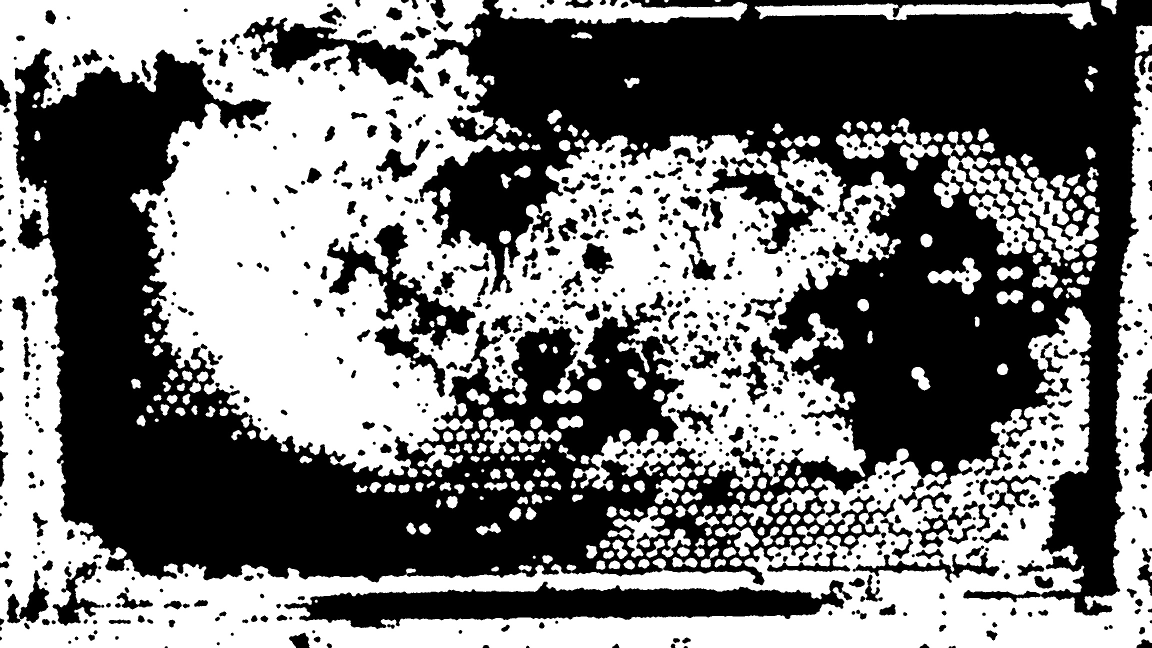
#> input picture a_processed_images/region_growing/h2r4/hive2_rpi4_240423-212701Z_final_mask.jpg, 2304 x 1296 px (shown at 1/2 size); its folder holds only this picture in this run
$ jupyter execute contour_finding.ipynb
#> lines starting #> are read from the running program, lines starting #| are printed output that depends on the picture; after the words box and inside, x2 and y2 are one past the last pixel; in counts of white or black regions, pixels touching at a corner belong together
[cell 1]
import cv2
import numpy as np
import matplotlib.pyplot as plt
import glob
import pathlib

[cell 2]
method = 'region_growing'
rpi = 'h2r4'
format = 'jpg'
if method == 'ilastik': format = 'bmp'

path_to_processed = sorted(glob.glob('a_processed_images/'+ method + '/' + rpi + '/*.' + format))
path_to_original = sorted(glob.glob('annotated_masks/' + rpi + '/*.jpg'))
names = [pathlib.Path(x).stem for x in path_to_original]

path_to_final_mask = 'a_found_masks/' + method + '/' + rpi + '/'

[cell 3]
processed_imgs = [cv2.imread(x, cv2.IMREAD_GRAYSCALE) for x in path_to_processed]
#> processed_imgs = 1 item
n = 0

for mask in processed_imgs:
    final_mask = np.ones_like(mask)*255
    if method == 'ilastik':
        mask = cv2.threshold(mask, 1.5, 255, cv2.THRESH_BINARY)[1]
        mask = ~mask
    img_contour = (mask).astype(np.uint8) #convert to uint8 because findContours only accepts uint8
    contours, _ = cv2.findContours(img_contour, cv2.RETR_EXTERNAL, cv2.CHAIN_APPROX_SIMPLE) #find contours
    contours = [x for x in contours if cv2.contourArea(x) > 120000]
    contours = sorted(contours, key=cv2.contourArea, reverse=True)[:2] #get the 2 biggest contour
    # final_mask = cv2.cvtColor(final_mask, cv2.COLOR_GRAY2BGR) #convert to BGR because drawContours only accepts BGR
    cv2.drawContours(final_mask, contours, -1, (0, 0, 0), -1) #draw the biggest contour
    # [8 lines of commented-out code are left out]
    cv2.imwrite(path_to_final_mask + names[n] + '_final_mask.jpg', ~final_mask)
    n += 1
#> this loop made 1 pass
#> n on pass 1: 1
#> pass 1, `cv2.imwrite(path_to_final_mask + names[n] + '_final_mask.jpg', ~final_..`:
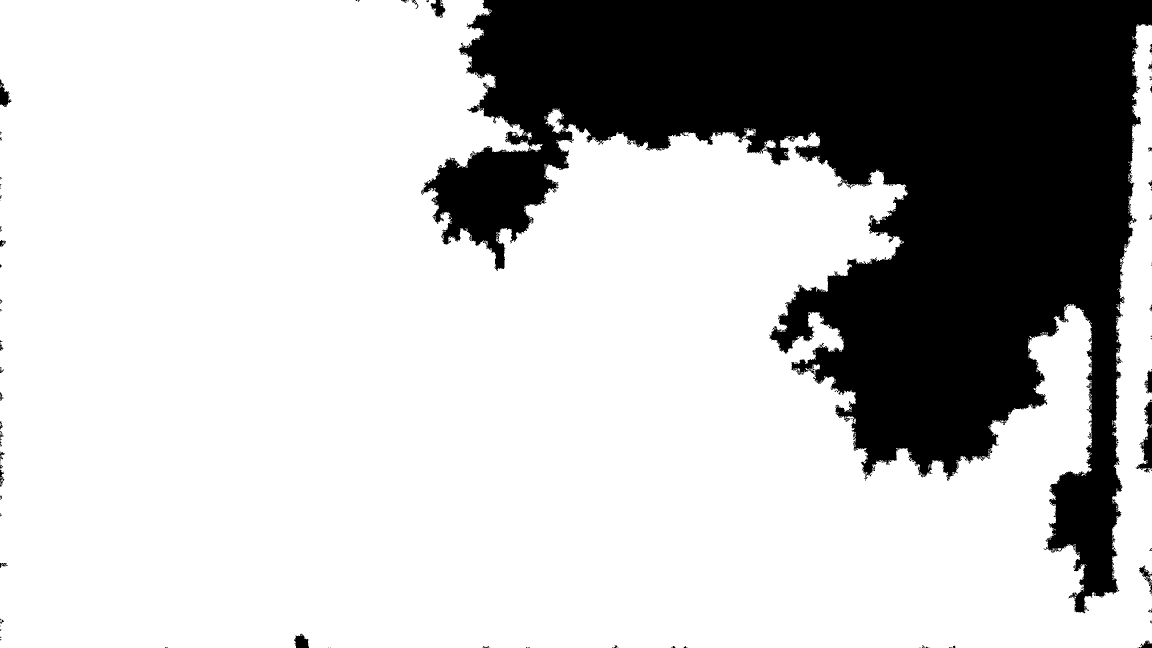
#> saved as hive2_rpi4_240423-212701Z_final_mask_final_mask.jpg: shape (1296, 2304) (shown at 1/2 size); 74.5% white; 117 black regions (84 under 20 px), largest, box (x1, y1, x2, y2) and area: (842, 0, 2304, 1227) 753617, (2271, 799, 2304, 945) 1921, (0, 159, 23, 214) 634
#> img_contour is the input picture: shape (1296, 2304); min 0, max 255, mean 122.4
#> after the loop, n = 1


    ### THE COMMENTED LINES ARE FOR THE PLOTTING OF THE CONTOUR, THE CENTROID AND THE AREA OF THE CONTOUR
    ### IF YOU WANT TO DO THE XOR ACCURACY, YOU NEED TO KEEP THEM COMMENTED
    ### IF YOU WANT TO ACTUALLY HAVE THE CONTOUR, CENTROID AND AREA PLOTTED, YOU NEED TO UNCOMMENT THEM


$ run again, on a_processed_images/region_growing/h2r4/hive2_rpi4_240424-080301Z_final_mask.jpg
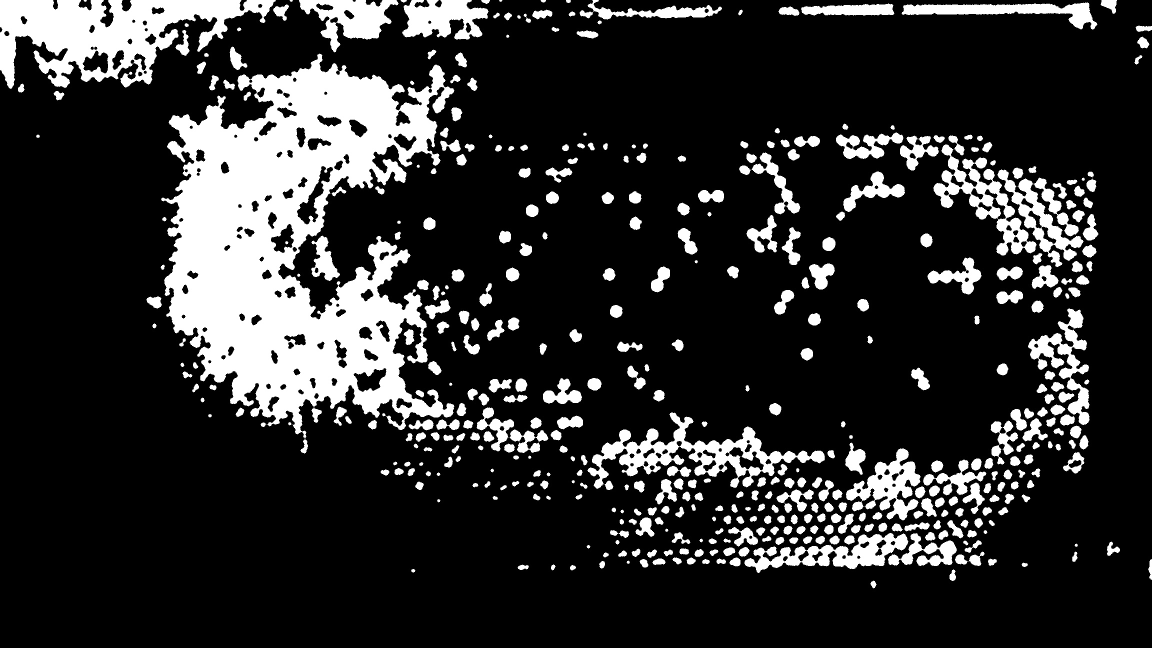
#> input picture a_processed_images/region_growing/h2r4/hive2_rpi4_240424-080301Z_final_mask.jpg, 2304 x 1296 px (shown at 1/2 size)
#> processed_imgs = 1 item
#> the loop `for mask in processed_imgs:` made 1 pass
#> n on pass 1: 1
#> pass 1, `cv2.imwrite(path_to_final_mask + names[n] + '_final_mask.jpg', ~final_..`:
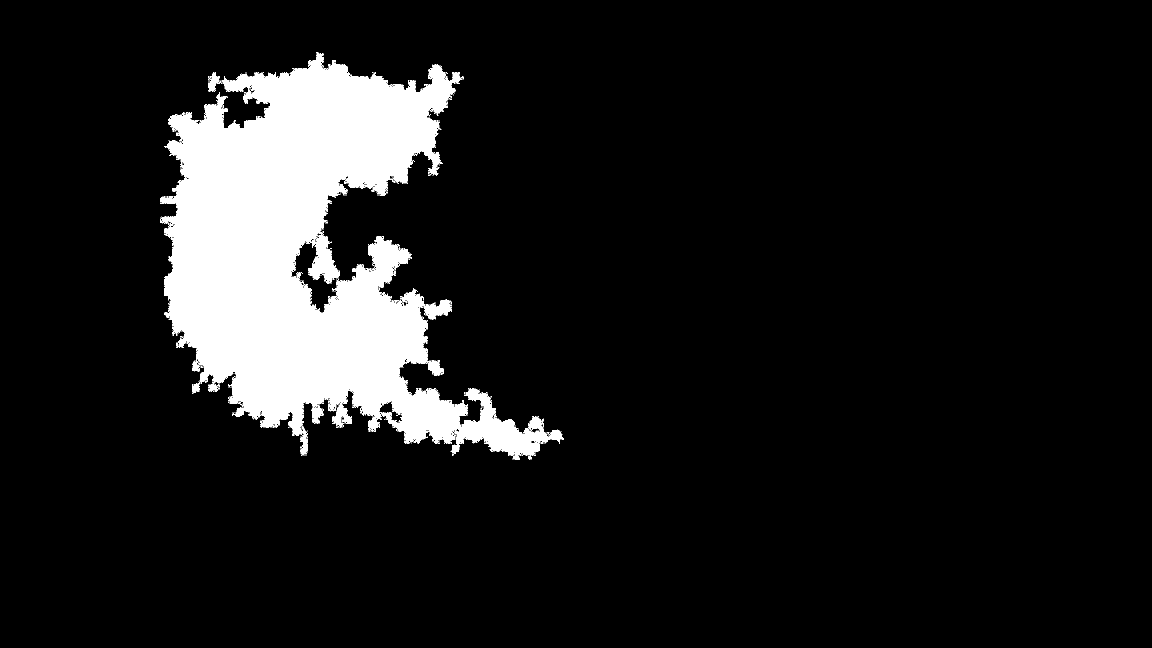
#> saved as hive2_rpi4_240424-080301Z_final_mask_final_mask.jpg: shape (1296, 2304) (shown at 1/2 size); 10.3% white; 1 white region, box (x1, y1, x2, y2) and area: (320, 104, 1128, 920) 306513
#> after the loop `for mask in processed_imgs:`:
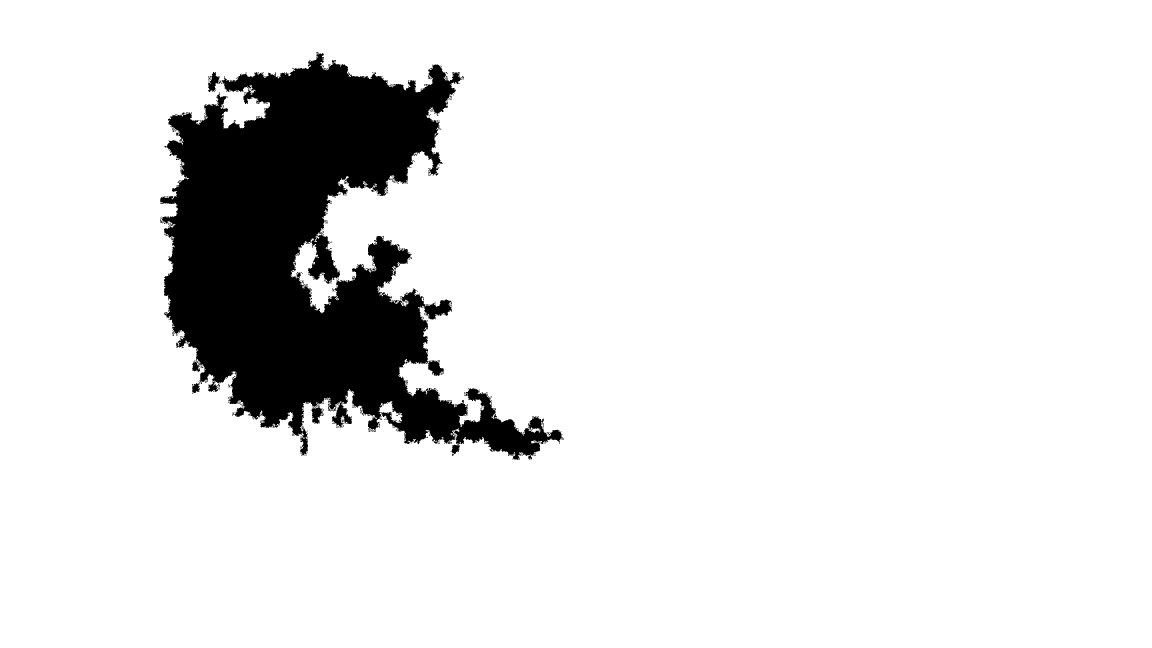
#> final_mask: shape (1296, 2304) (shown at 1/2 size); 89.7% white; 1 black region, box (x1, y1, x2, y2) and area: (320, 104, 1128, 920) 306513
#> img_contour is the input picture: shape (1296, 2304); min 0, max 255, mean 46.1
#> after the loop `for mask in processed_imgs:`: n = 1

$ run again, on a_processed_images/region_growing/h2r4/hive2_rpi4_240424-165701Z_final_mask.jpg
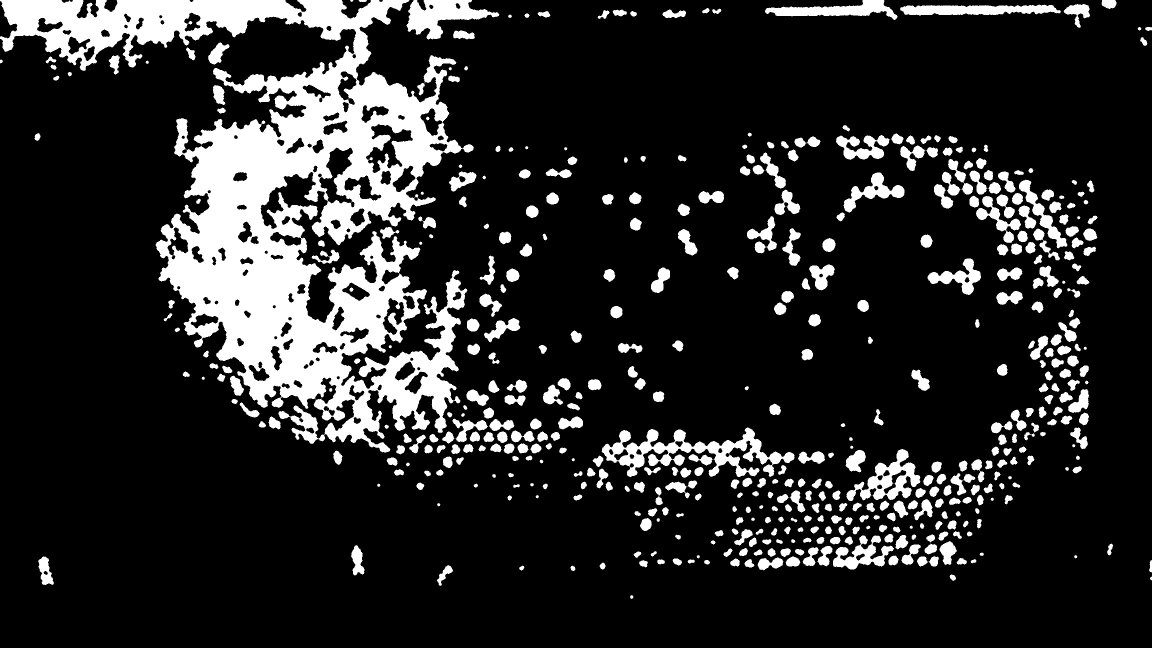
#> input picture a_processed_images/region_growing/h2r4/hive2_rpi4_240424-165701Z_final_mask.jpg, 2304 x 1296 px (shown at 1/2 size)
#> processed_imgs = 1 item
#> the loop `for mask in processed_imgs:` made 1 pass
#> n on pass 1: 1
#> pass 1, `cv2.imwrite(path_to_final_mask + names[n] + '_final_mask.jpg', ~final_..`:
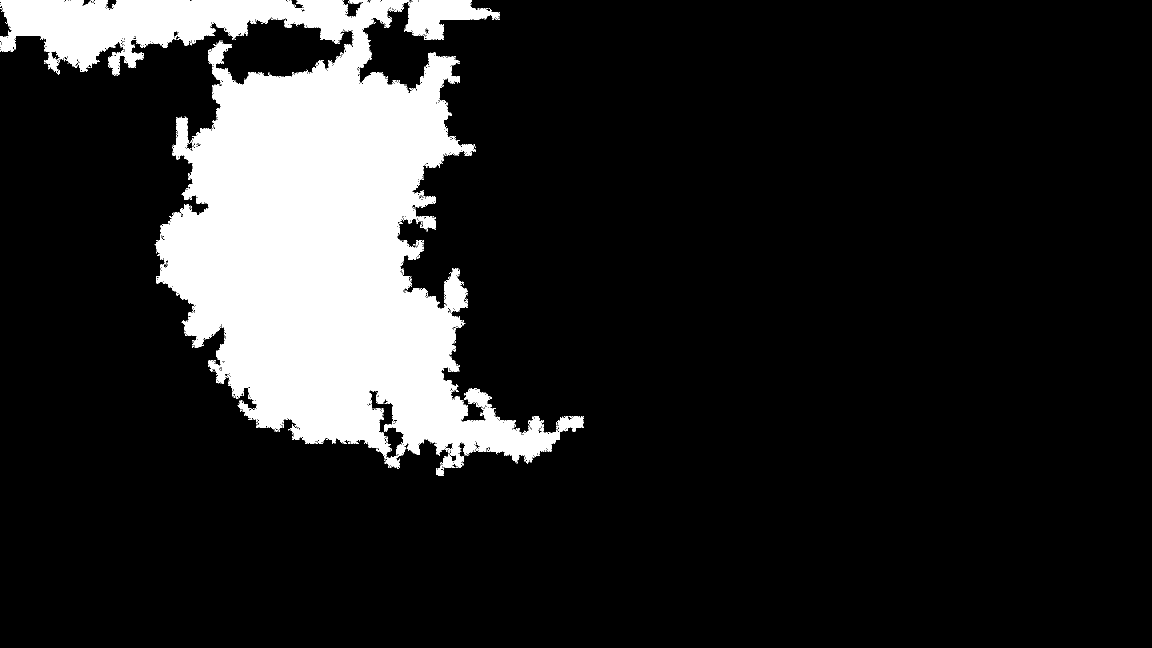
#> saved as hive2_rpi4_240424-165701Z_final_mask_final_mask.jpg: shape (1296, 2304) (shown at 1/2 size); 14.8% white; 1 white region, box (x1, y1, x2, y2) and area: (0, 0, 1168, 952) 441128
#> after the loop `for mask in processed_imgs:`:
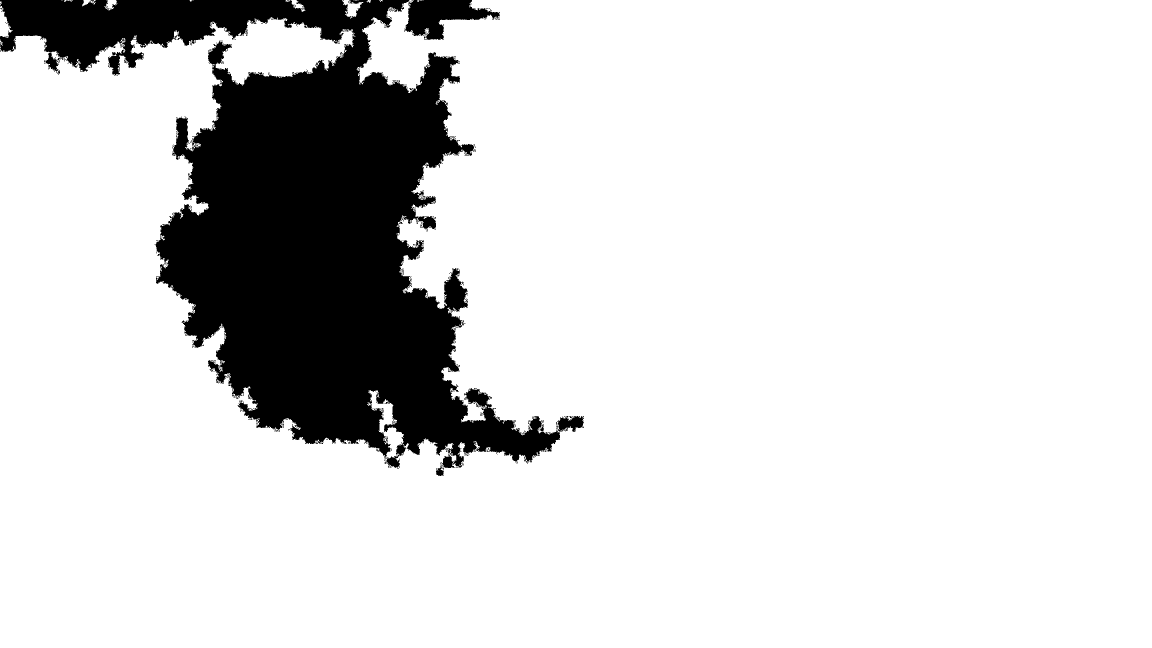
#> final_mask: shape (1296, 2304) (shown at 1/2 size); 85.2% white; 1 black region, box (x1, y1, x2, y2) and area: (0, 0, 1168, 952) 441128
#> img_contour is the input picture: shape (1296, 2304); min 0, max 255, mean 41
#> after the loop `for mask in processed_imgs:`: n = 1

$ run again, on a_processed_images/region_growing/h2r4/hive2_rpi4_240423-224701Z_final_mask.jpg
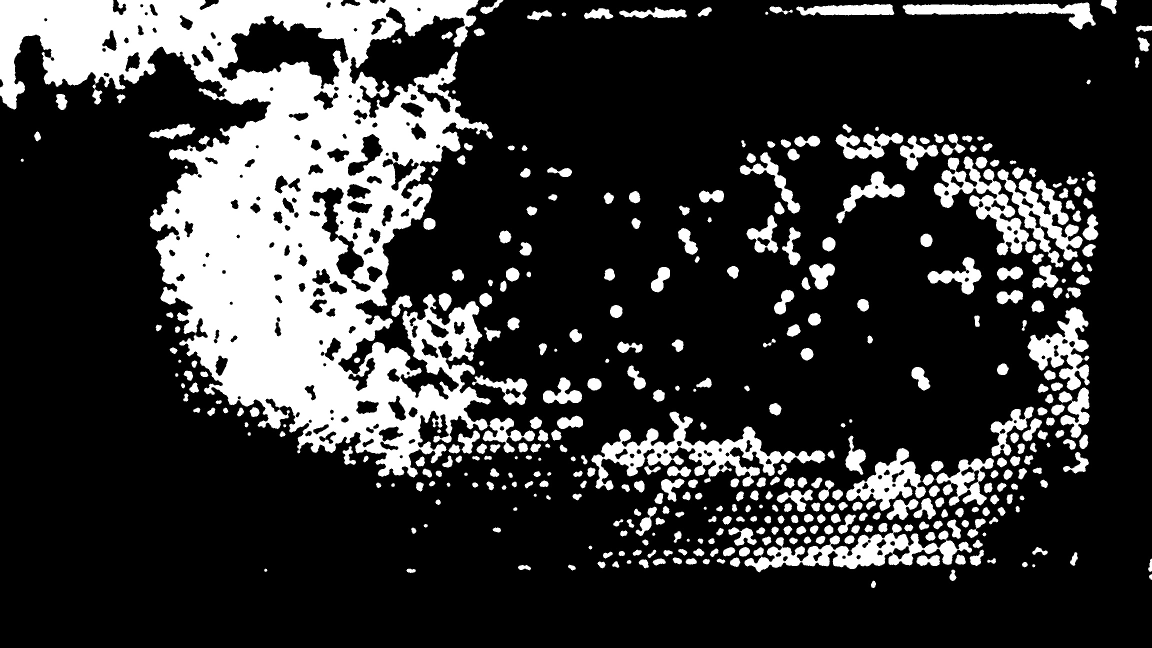
#> input picture a_processed_images/region_growing/h2r4/hive2_rpi4_240423-224701Z_final_mask.jpg, 2304 x 1296 px (shown at 1/2 size)
#> processed_imgs = 1 item
#> the loop `for mask in processed_imgs:` made 1 pass
#> n on pass 1: 1
#> pass 1, `cv2.imwrite(path_to_final_mask + names[n] + '_final_mask.jpg', ~final_..`:
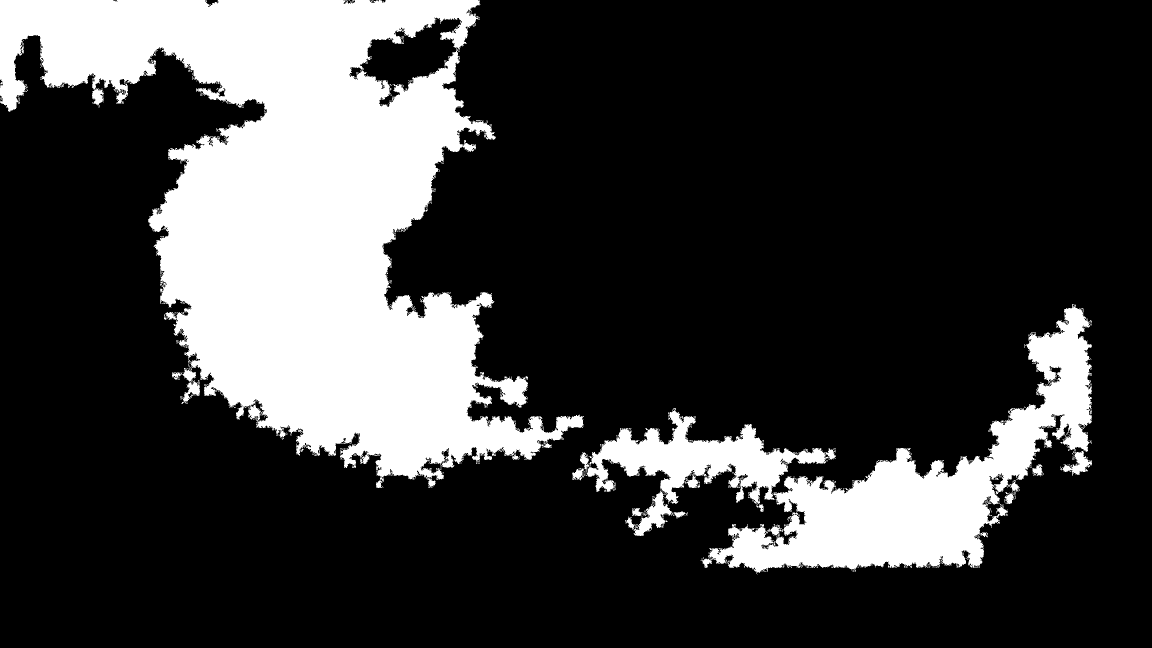
#> saved as hive2_rpi4_240423-224701Z_final_mask_final_mask.jpg: shape (1296, 2304) (shown at 1/2 size); 22.9% white; 2 white regions, box (x1, y1, x2, y2) and area: (0, 0, 1168, 976) 522606, (1144, 608, 2184, 1149) 161849
#> img_contour is the input picture: shape (1296, 2304); min 0, max 255, mean 52.9
#> after the loop `for mask in processed_imgs:`: n = 1
